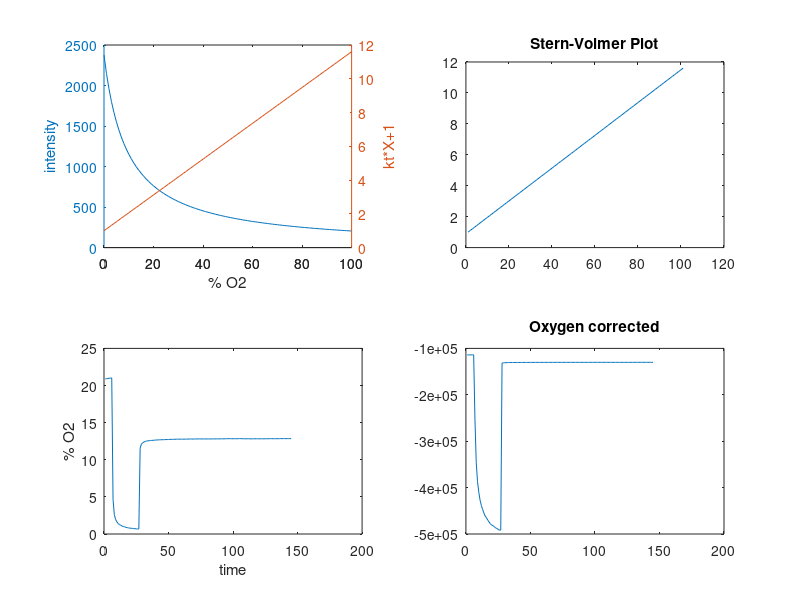

MATLAB code for this plot:
clear
load data.csv % data.csv is a single column of intensity data, with the first 4 elements as the two calibration points and corresponding concentration.

intensity_data=data; % enters loaded data into new matrix

I1 = intensity_data(1); % this defines the calibration data based on the element position.
X1 = intensity_data(2); % in the test-data elements 1 and 2 are the zero percent calibration point.
I2 = intensity_data(3); % elements 3 and 4 are the 21-percent calibration point.
X2 = intensity_data(4);


kt = (I2-I1)/((X1*I1)-(X2*I2)); % calculation for Ktau
I0 = (1+kt*X1)*I1;              % intensity in absence of quencher(0% O2)

x1 = 0:1:100; % makes x values for plot of stern-volmer

stern_volmer_plot = x1*kt+1;
subplot(2, 2, 2)
plot(stern_volmer_plot)
title("Stern-Volmer Plot")

intensity_plot = I0./(1+kt*x1); % plots intensity curve.
subplot (2, 2, 1)
[hAx,hline1,hline2] = plotyy(x1,intensity_plot,x1,stern_volmer_plot);
xlabel("% O2")
ylabel(hAx(1),"intensity") % left axis
ylabel(hAx(2),"kt*X+1") % right axis




I = intensity_data(5:rows(intensity_data),:);
oxygen_percent = ((I0./I)-1)/kt;
subplot(2, 2, 3)
plot(oxygen_percent)
xlabel("time")
ylabel("% O2")

f1 = 0.99999712;
f2 = 0.00000287;
ksv1 = 10.60232;
ksv2 = -10.00044;

a = -I0*f1*ksv2 - I0*f2*ksv1 + I*ksv1 + I*ksv2;
b = (4*I*ksv1*ksv2).*(I0*f1 + I0*f2 - I);
c = I0*f1*ksv2 + I0*f2*ksv1 - I*ksv1 - I*ksv2;
d = 2*ksv1*ksv2;
Q = (I.*(a+sqrt(b+c.^2)))/d;
%Q = (I*(-I0*f1*ksv2 - I0*f2*ksv1 + I*ksv1 + I*ksv2 - sqrt(4*I*ksv1*ksv2*(I0*f1 + I0*f2 - I) + (I0*f1*ksv2 + I0*f2*ksv1 - I*ksv1 - I*ksv2)^2))/(2*ksv1*ksv2))

%figure
subplot(2, 2, 4)
plot(Q)
title('Oxygen corrected')

%int= I0./(x1.*kt+1);
%figure
%plot(int)

%save percent.csv oxygen_percent % optional line for saving analyzed data to a file
